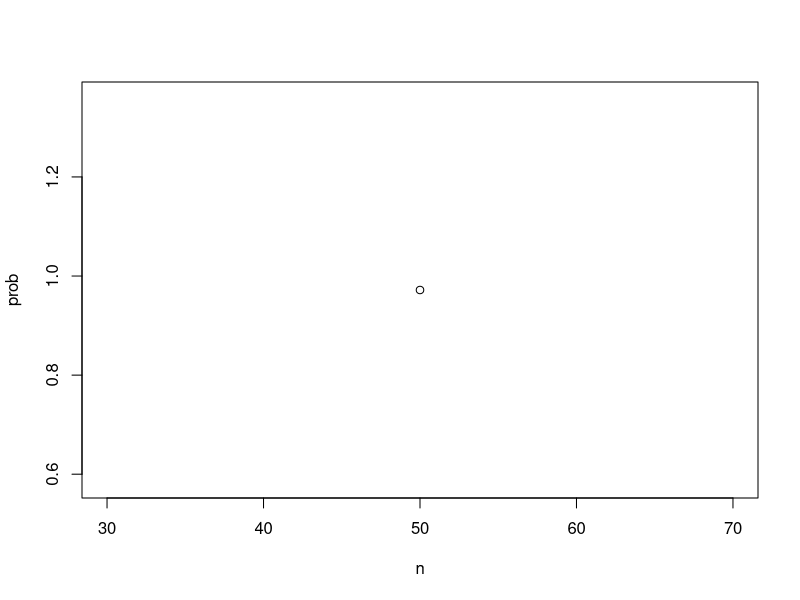

Here is the R script that generated this plot: (Note: this script raises an error after producing the figure.)
# Funcion para calcular la probabilidad de compartir cumpleaños en n personas
n <- 50
compute_prob <- function(n, B = 10000) {
	same_day <- replicate(B, {
    	bdays <- sample(1:365, n, replace = TRUE)
        any(duplicated(bdays))
    })
    mean(same_day)
}
prob <- sapply(n, compute_prob)
plot(n, prob)
# función para calcular la probabilidad exacta de cumpleaños compartidos para cualquier n
n <- seq(1, 60)
exact_prob <- function(n){
    prob_unique <- seq(365, 365-n+1)/365 
    1 - prod( prob_unique)    # Calcular la probabilidad de no compartir cumpleaños y restarlo a 1
}

# aplicando la funcion n-veces
eprob <- sapply(n, exact_prob)

# Graficando los resultados de la simulacion de monte carlo y exactos en la misma grafica
plot(n, prob)    # Gráfica de monte Carlo
lines(n, eprob, col = "red")    # añadiendo los resultados exactos